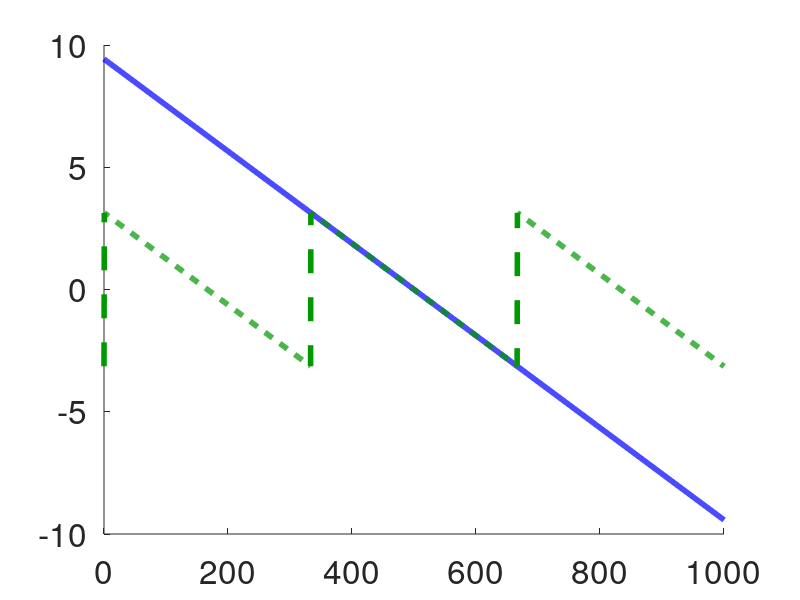

MATLAB code for this plot: (Note: this script raises an error after producing the figure.)
clc; clear; close all;

set(groot,'DefaultAxesFontSize',24);
set(groot,'DefaultTextFontSize',24);

%% =========================
% 1. 时间轴
%% =========================
t = linspace(0, 1000, 2000);

%% =========================
% 2. 原始相位
%% =========================
phi_raw = 3*pi - 0.006*pi .* t;

%% =========================
% 3. 缠绕相位（CORDIC输出）
%% =========================
phi_wrap = mod(phi_raw + pi, 2*pi) - pi;

%% =========================
% 4. 一阶差分
%% =========================
dphi = diff(phi_wrap);
t_diff = t(1:end-1);

%% =========================================================
% 图1：相位缠绕现象
%% =========================================================
figure('Color','w','Position',[100 100 1000 500]); hold on;

plot(t, phi_raw, 'b', 'LineWidth', 4);
plot(t, phi_wrap, '--', 'Color', [0 0.6 0], 'LineWidth', 4);

yline(pi, '--k', 'LineWidth', 1);
yline(-pi, '--k', 'LineWidth', 1);

jump_idx = find(abs(diff(phi_wrap)) > pi);
for i = 1:min(4, length(jump_idx))
    x = t(jump_idx(i));
    plot([x x], [-pi pi], 'k--', 'LineWidth', 3);
end

ylim([-3*pi 3*pi]);
yticks([-3*pi -2*pi -pi 0 pi 2*pi 3*pi]);
yticklabels({'-3\pi','-2\pi','-\pi','0','\pi','2\pi','3\pi'});

ylabel('相位');
title('相位缠绕现象');

legend({'原始相位','缠绕相位'}, 'Location','northeast');
grid on; box on;

% ❗ 去掉横轴
set(gca,'XTickLabel',[]);

%% =========================================================
% 图2：差分结果（未处理）
%% =========================================================
figure('Color','w','Position',[200 200 1000 500]); hold on;

plot(t_diff, dphi, 'r', 'LineWidth', 4);
yline(mean(dphi), '--k', 'LineWidth', 1);

ylabel('差分相位');
title('一阶差分结果（未解缠绕）');

grid on; box on;

% ❗ 去掉横轴
set(gca,'XTickLabel',[]);

%% =========================================================
% 图3：差分解缠绕
%% =========================================================
dphi_unwrap = dphi;

for i = 2:length(dphi_unwrap)
    if dphi_unwrap(i) > pi
        dphi_unwrap(i) = dphi_unwrap(i) - 2*pi;
    elseif dphi_unwrap(i) < -pi
        dphi_unwrap(i) = dphi_unwrap(i) + 2*pi;
    end
end

%% =========================
% 图3绘制
%% =========================
figure('Color','w','Position',[300 300 1000 500]); hold on;

plot(t_diff(2:end), dphi_unwrap(2:end), 'm', 'LineWidth', 4);

ylabel('差分相位解缠绕结果');
title('差分域相位解缠绕结果');

grid on; box on;
ylim([-0.1 0.1]);
% ❗ 去掉横轴（关键）
set(gca,'XTickLabel',[]);
